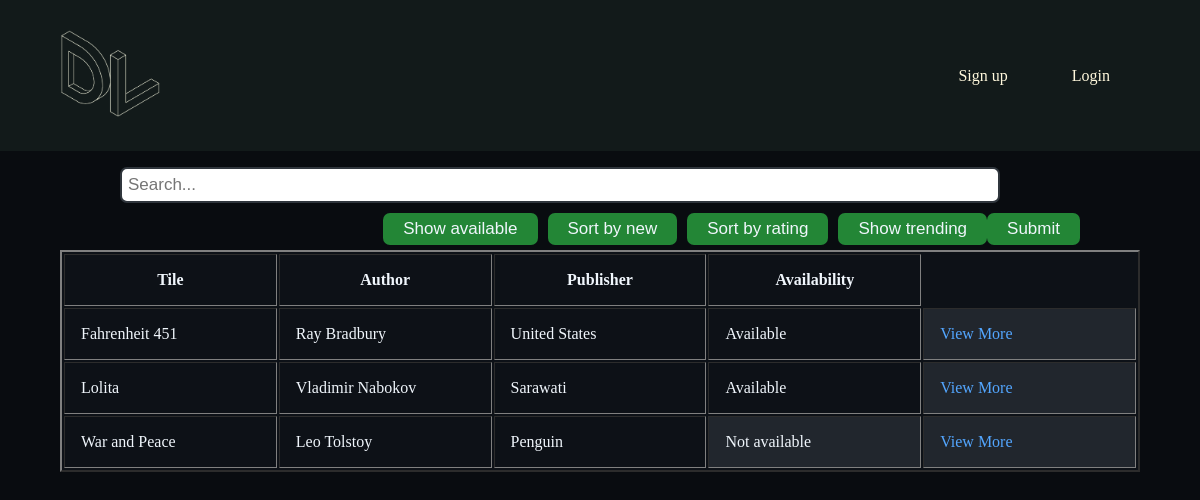
The page /sortrate/ on the database as committed earlier.
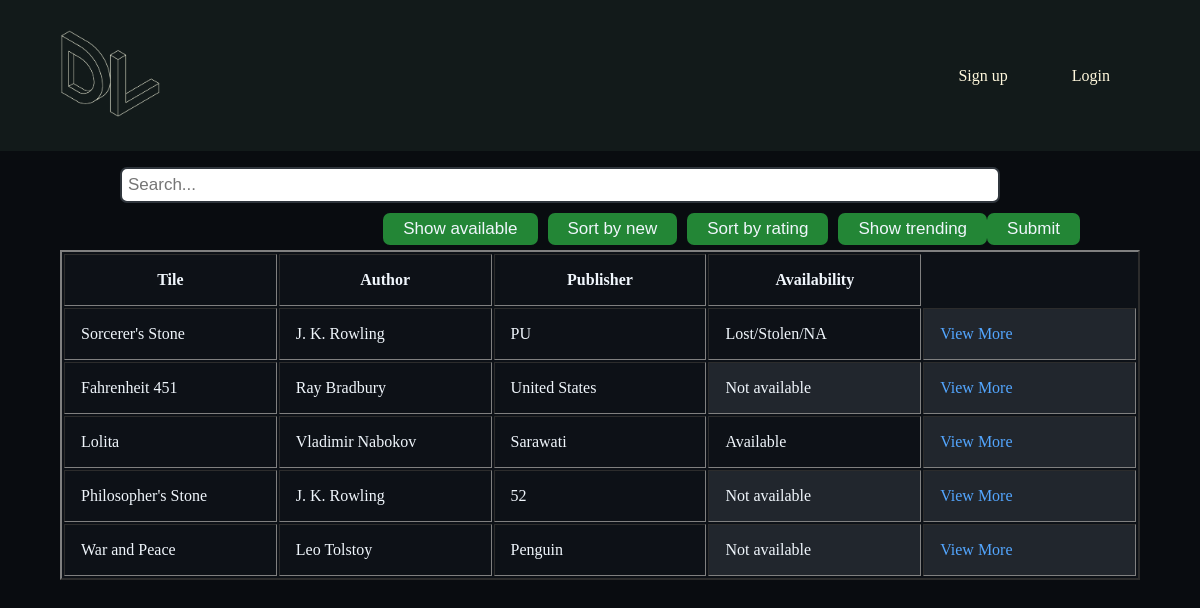
The same page on the database as committed later.
### book/models.py (models this page shows)
class Book(models.Model):
    Title = models.CharField(max_length = 120,null = False)
    Author = models.CharField(max_length = 120)
    Publisher = models.CharField(max_length = 120)
    Genre = models.CharField(max_length = 120)
    ISBN = models.CharField(max_length = 13,null = False) #as int was small, take as char
    Location = models.TextField()
    Available = models.BooleanField(default=True)
    Lost = models.BooleanField(default=False)
    Comments = models.TextField(null=True)
    SoftCopy = models.URLField(blank = True, max_length=200)

### book/views.py (the view)
# urls.py: path('sortrate/',sort_rate, name='sort'),
def sort_rate(request,*args,**kwargs):
    books = Book.objects.all()
    book_rate = []
    for book in books:
        bookratings = Rates.objects.filter(bookID=book.id)
        fr = float(0)
        l = float(0)
        for rate in bookratings:
            fr = fr + float(rate.rates)
            l=l+1
        if fr!=0:
            fr = float(fr)/l
        else:
            fr = float(0)
        book_rate.append([book,fr])
    book_rate.sort(key=lambda x:x[1])
    book_rate.reverse()
    book_list= [i[0] for i in book_rate]
    if request.user.groups.filter(name="Librarian"):
        return render(request,"Home/home-librarian.html",{"books":book_list})
    else:
        return render(request,"Home/home.html",{"books":book_list})

### Templates/Home/home.html (shortened to what this page needs)
{% load static %}
<!DOCTYPE html>
<head>
    <link rel="stylesheet" href="{% static 'Home/stylen.css' %}">
</head>
<body style= "background-color:#090c10;">
    <header>
    <a href="/"><img src="{% static 'DevLibrary.png' %}" alt="" width = "100" ></a>
        <nav>
            <ul class = "nvlinks">
                {% if user.is_authenticated %}
                <li><a href="user/">Hello, {{user.username}}</a></li>
                <li><a href="logout/">Logout</a></li>
                {% else %}
                <li><a href="register/">Sign up</a></li>
                <li><a href="login/">Login</a></li>
                {% endif %}
            </ul>
        </nav>
    </header>
    <div class = "searchbar">
        <form action = "/search/" method = "GET">
         <input type="text" placeholder="Search..." name="srch" id="srch">
         <button type="submit">Submit</button>
        </form>
        <a href= "/trend/" style ="color:white;text-decoration:none;"><button style="margin:0px 0px 5px 10px">  Show trending </button></a>
        <a href= "/sortrate/" style ="color:white;text-decoration:none;"><button style="margin:0px 0px 5px 10px">  Sort by rating  </button></a>
        <a href= "/sortnew/" style ="color:white;text-decoration:none;"><button style="margin:0px 0px 5px 10px">  Sort by new  </button></a>
        <a href= "/sortavlbl/" style ="color:white;text-decoration:none;"><button style="margin:0px 0px 5px 10px">  Show available  </button></a>
    </div>
    <div>
    <table class="table" border = "2px solid black" style="margin-left:auto;margin-right:auto;width:90%;color:#f0f6fc;background-color:#0d1117">
        <thead>
            <tr>
                <th style = "padding: 16px; width:20%;">Tile</th>
                <th style = "padding: 16px; width:20%;">Author</th>
                <th style = "padding: 16px; width:20%;">Publisher</th>
                <th style = "padding: 16px; width:20%;">Availability</th>
            </tr>
        </thead>
        <tbody>
        {% for book in books%}
            <tr>
                <td style = "padding: 16px; width:20%;" scope="row">{{book.Title}}</td>
                <td style = "padding: 16px; width:20%;">{{book.Author}}</td>
                <td style = "padding: 16px; width:20%;">{{book.Publisher}}</td>
                {% if book.Lost %}
                <td style = "padding: 16px; width:20%;">Lost/Stolen/NA</td>
                {% else %}
                    {% if book.Available %}
                    <td style = "padding: 16px; width:20%;">Available</td>
                    {% else %}
                    <td style = "padding: 16px; width:10%;background-color:#21262d;">Not available</td>
                    {% endif %}
                {% endif %}
                <td style = "padding: 16px; width:20%;background-color:#21262d;"><a href ="/book/{{book.id}}">View More</a></td>
            </tr>
        {% endfor %}
        </tbody>
    </table>
    </div>
</body>

### static/Home/stylen.css (style rules this page uses)
body { background-color: lightblue; }
* { margin: 0; padding: 0; }
header a,li { font: "Montserrat", sans-serif; font-size: 16px; color: cornsilk; text-decoration: none; }
header { background-color: #121a1a; display: flex; justify-content: space-between; align-items: center; padding: 30px 5%; }
.nvlinks { list-style: none; }
.nvlinks li { display: inline-block; padding: 0 30px; }
.searchbar { width: 80%; margin-left: auto; margin-right: auto; margin-top: 16px; }
.searchbar form { width: 100%; }
.searchbar input[type=text] { padding: 6px; width: 90%; margin-top: 0; margin-right: 0px; margin-left: auto; margin-bottom: 10px; font-size: 17px; border: 2px solid #30363d; border-radius: 7px; }
.searchbar button { float: right; padding: 6px 20px; margin-top: 0px; margin-left: 0px; margin-right: auto; background: #238636; color: #f0f6fc; font-size: 17px; border-radius: 7px; border: none; cursor: pointer; }
table a { color: #53a6ff; text-decoration: none; }

Rows that differ between the two databases and show on the page:
added Book: Title "Sorcerer's Stone", Author "J. K. Rowling", Publisher "PU", Lost "Lost/Stolen/NA"
changed Book "Fahrenheit 451": Available "Available" → "Not available"
added Book: Title "Philosopher's Stone", Author "J. K. Rowling", Publisher "52", Lost "Not available"
